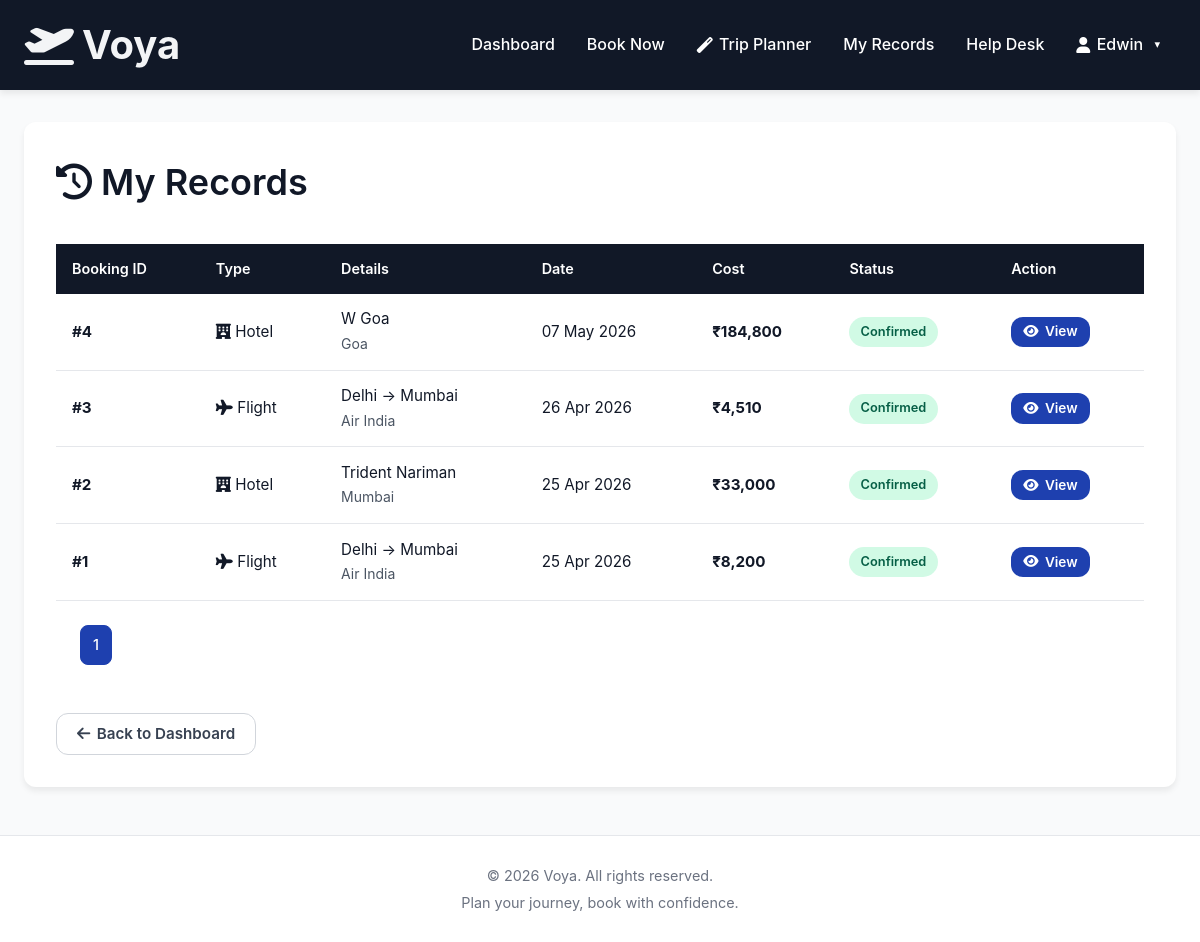
The page /customer/my-records (signed in) on the database its author committed.
### app/models.py (models this page shows, shortened)
class User(UserMixin, db.Model):
    __tablename__ = 'users'
    id = db.Column(db.Integer, primary_key=True)
    username = db.Column(db.String(100), unique=True, nullable=False)
    email = db.Column(db.String(100), unique=True, nullable=False)
    password_hash = db.Column(db.String(255), nullable=False)
    first_name = db.Column(db.String(100))
    last_name = db.Column(db.String(100))
    phone = db.Column(db.String(20))
    role = db.Column(db.String(20), default='customer')  # 'customer' or 'admin'
    is_active = db.Column(db.Boolean, default=True)
    created_at = db.Column(db.DateTime, default=datetime.utcnow)
    bookings = db.relationship('Booking', foreign_keys='Booking.user_id', backref='user', lazy=True, cascade='all, delete-orphan')
    payments = db.relationship('Payment', backref='user', lazy=True, cascade='all, delete-orphan')
    confirmed_bookings = db.relationship('Booking', foreign_keys='Booking.confirmed_by', backref='admin_confirmer')
    def is_admin(self):
        return self.role == 'admin'

class Booking(db.Model):
    __tablename__ = 'bookings'
    id = db.Column(db.Integer, primary_key=True)
    user_id = db.Column(db.Integer, db.ForeignKey('users.id'), nullable=False)
    flight_id = db.Column(db.Integer, db.ForeignKey('flights.id'))
    train_id = db.Column(db.Integer, db.ForeignKey('trains.id'))
    hotel_id = db.Column(db.Integer, db.ForeignKey('hotels.id'))
    vehicle_id = db.Column(db.Integer, db.ForeignKey('vehicles.id'))
    booking_type = db.Column(db.String(50))  # 'flight', 'train', 'hotel', 'vehicle', 'package'
    booking_status = db.Column(db.String(50), default='pending')  # 'pending', 'confirmed', 'cancelled'
    start_date = db.Column(db.Date, nullable=False)
    end_date = db.Column(db.Date)
    number_of_passengers = db.Column(db.Integer, default=1)
    number_of_rooms = db.Column(db.Integer, default=1)
    number_of_vehicles = db.Column(db.Integer, default=1)
    number_of_days = db.Column(db.Integer, default=1)
    total_cost = db.Column(db.Float, nullable=False)
    commission_amount = db.Column(db.Float, default=0.0)
    screenshot = db.Column(db.String(255))  # Flight/Train ticket screenshot
    additional_document = db.Column(db.String(255))  # Additional details uploaded
    admin_notes = db.Column(db.Text)
    confirmed_by = db.Column(db.Integer, db.ForeignKey('users.id'))  # Admin who confirmed
    confirmed_at = db.Column(db.DateTime)
    created_at = db.Column(db.DateTime, default=datetime.utcnow)
    updated_at = db.Column(db.DateTime, default=datetime.utcnow, onupdate=datetime.utcnow)
    payment = db.relationship('Payment', uselist=False, backref='booking', cascade='all, delete-orphan')

class Hotel(db.Model):
    __tablename__ = 'hotels'
    id = db.Column(db.Integer, primary_key=True)
    name = db.Column(db.String(150), nullable=False)
    city = db.Column(db.String(100), nullable=False)
    address = db.Column(db.String(255))
    description = db.Column(db.Text)
    price_per_night = db.Column(db.Float, nullable=False)
    available_rooms = db.Column(db.Integer, default=50)
    total_rooms = db.Column(db.Integer, default=50)
    rating = db.Column(db.Float, default=4.0)
    amenities = db.Column(db.String(255))  # comma separated
    created_by = db.Column(db.Integer, db.ForeignKey('users.id'))
    created_at = db.Column(db.DateTime, default=datetime.utcnow)
    bookings = db.relationship('Booking', backref='hotel', lazy=True, cascade='all, delete-orphan')

class Flight(db.Model):
    __tablename__ = 'flights'
    id = db.Column(db.Integer, primary_key=True)
    flight_number = db.Column(db.String(20), unique=True, nullable=False)
    airline = db.Column(db.String(100), nullable=False)
    departure_city = db.Column(db.String(100), nullable=False)
    arrival_city = db.Column(db.String(100), nullable=False)
    departure_time = db.Column(db.DateTime, nullable=False)   # reference time-of-day
    arrival_time = db.Column(db.DateTime, nullable=False)     # reference time-of-day
    price = db.Column(db.Float, nullable=False)
    available_seats = db.Column(db.Integer, default=200)
    total_seats = db.Column(db.Integer, default=200)
    operating_days = db.Column(db.String(100), default='Mon,Tue,Wed,Thu,Fri,Sat,Sun')  # e.g. "Mon,Wed,Fri"
    schedule_start = db.Column(db.Date)   # first date this schedule is valid
    schedule_end = db.Column(db.Date)     # last date this schedule is valid
    created_by = db.Column(db.Integer, db.ForeignKey('users.id'))
    created_at = db.Column(db.DateTime, default=datetime.utcnow)
    bookings = db.relationship('Booking', backref='flight', lazy=True, cascade='all, delete-orphan')

### app/routes/customer.py (the view)
@bp.route('/my-records')
@login_required
def my_records():
    page = request.args.get('page', 1, type=int)
    bookings = Booking.query.filter_by(user_id=current_user.id).order_by(
        Booking.created_at.desc()
    ).paginate(page=page, per_page=10)
    return render_template('customer/my_records.html', bookings=bookings)

### app/templates/customer/my_records.html (shortened to what this page needs)
{% extends "base.html" %}
{% block content %}
<div class="page-wrap">
    <h1 class="mb-4"><i class="fas fa-history"></i> My Records</h1>
    {% if bookings.items %}
    <div class="table-scroll">
        <table class="table">
            <thead>
                <tr>
                    <th>Booking ID</th>
                    <th>Type</th>
                    <th>Details</th>
                    <th>Date</th>
                    <th>Cost</th>
                    <th>Status</th>
                    <th>Action</th>
                </tr>
            </thead>
            <tbody>
                {% for booking in bookings.items %}
                <tr>
                    <td><strong>#{{ booking.id }}</strong></td>
                    <td>
                        {% if booking.booking_type == 'flight' %}<i class="fas fa-plane"></i> Flight
                        {% elif booking.booking_type == 'train' %}<i class="fas fa-train"></i> Train
                        {% elif booking.booking_type == 'hotel' %}<i class="fas fa-hotel"></i> Hotel
                        {% elif booking.booking_type == 'vehicle' %}<i class="fas fa-car"></i> Vehicle
                        {% endif %}
                    </td>
                    <td>
                        {% if booking.flight %}
                            {{ booking.flight.departure_city }} → {{ booking.flight.arrival_city }}<br>
                            <small>{{ booking.flight.airline }}</small>
                        {% elif booking.train %}
                            {{ booking.train.departure_city }} → {{ booking.train.arrival_city }}<br>
                            <small>{{ booking.train.train_name }}</small>
                        {% elif booking.hotel %}
                            {{ booking.hotel.name }}<br>
                            <small>{{ booking.hotel.city }}</small>
                        {% elif booking.vehicle %}
                            {{ booking.vehicle.vehicle_type }} in {{ booking.vehicle.city }}<br>
                            <small>#{{ booking.vehicle.vehicle_number }}</small>
                        {% endif %}
                    </td>
                    <td>{{ booking.created_at.strftime('%d %b %Y') }}</td>
                    <td><strong>₹{{ "{:,.0f}".format(booking.total_cost) }}</strong></td>
                    <td>
                        {% if booking.booking_status == 'confirmed' %}<span class="badge badge-ok">Confirmed</span>
                        {% elif booking.booking_status == 'pending' %}<span class="badge badge-warn">Pending</span>
                        {% else %}<span class="badge badge-bad">Cancelled</span>
                        {% endif %}
                    </td>
                    <td>
                        <a href="{{ url_for('customer.view_booking', booking_id=booking.id) }}" class="btn btn-sm btn-main">
                            <i class="fas fa-eye"></i> View
                        </a>
                    </td>
                </tr>
                {% endfor %}
            </tbody>
        </table>
    </div>
    <nav>
        <ul class="pagination">
            {% for page_num in bookings.iter_pages() %}
                {% if page_num %}
                    <li class="{% if page_num == bookings.page %}page-active{% endif %}">
                        <a class="page-link" href="{{ url_for('customer.my_records', page=page_num) }}">{{ page_num }}</a>
                    </li>
                {% else %}
                    <li class="page-disabled"><span class="page-link">...</span></li>
                {% endif %}
            {% endfor %}
        </ul>
    </nav>
    <a href="{{ url_for('customer.dashboard') }}" class="btn btn-ghost mt-3">
        <i class="fas fa-arrow-left"></i> Back to Dashboard
    </a>
    {% else %}
    <div class="alert alert-info">
        <i class="fas fa-info-circle"></i> You don't have any bookings yet.
        <a href="{{ url_for('customer.search_page') }}">Start booking now!</a>
    </div>
    {% endif %}
</div>
{% endblock %}

### app/templates/base.html (shortened to what this page needs)
<!DOCTYPE html>
<html lang="en">
<head>
    <link href="{{ url_for('static', filename='css/style.css') }}" rel="stylesheet">
    <link href="https://cdnjs.cloudflare.com/ajax/libs/font-awesome/6.0.0/css/all.min.css" rel="stylesheet">
</head>
<body>
    {% if request.endpoint not in ['auth.login', 'auth.register'] %}
    <nav class="nav">
        <a class="nav-brand"
            href="{% if current_user.is_authenticated %}{% if current_user.is_admin() %}{{ url_for('admin.dashboard') }}{% else %}{{ url_for('customer.dashboard') }}{% endif %}{% else %}{{ url_for('auth.login') }}{% endif %}">
            <i class="fas fa-plane-departure"></i> Voya
        </a>
        {% if current_user.is_authenticated %}
        <ul class="nav-items">
            {% if current_user.is_admin() %}
            <li><a href="{{ url_for('admin.dashboard') }}">Dashboard</a></li>
            <li><a href="{{ url_for('admin.manage_bookings') }}">Bookings</a></li>
            <li class="dropdown">
                <a class="dropdown-trigger" onclick="this.nextElementSibling.classList.toggle('open')">Services</a>
                <div class="dropdown-menu">
                    <a href="{{ url_for('admin.manage_flights') }}">Flights</a>
                    <a href="{{ url_for('admin.manage_trains') }}">Trains</a>
                    <a href="{{ url_for('admin.manage_hotels') }}">Hotels</a>
                    <a href="{{ url_for('admin.manage_vehicles') }}">Vehicles</a>
                </div>
            </li>
            <li><a href="{{ url_for('admin.manage_users') }}">Users</a></li>
            <li><a href="{{ url_for('admin.records') }}">Records</a></li>
            <li><a href="{{ url_for('admin.help_desk') }}">Help Desk</a></li>
            {% else %}
            <li><a href="{{ url_for('customer.dashboard') }}">Dashboard</a></li>
            <li><a href="{{ url_for('customer.search_page') }}">Book Now</a></li>
            <li><a href="{{ url_for('customer.planner') }}"><i class="fas fa-magic"></i> Trip Planner</a></li>
            <li><a href="{{ url_for('customer.my_records') }}">My Records</a></li>
            <li><a href="{{ url_for('customer.help_desk') }}">Help Desk</a></li>
            {% endif %}
            <li class="dropdown">
                <a class="dropdown-trigger" onclick="this.nextElementSibling.classList.toggle('open')">
                    <i class="fas fa-user"></i> {{ current_user.first_name or current_user.username }}
                </a>
            </li>
        </ul>
        {% endif %}
    </nav>
    {% endif %}
    <div class="container mt-2">
        {% block content %}{% endblock %}
    </div>
    <footer class="footer">
        <p>&copy; 2026 Voya. All rights reserved.</p>
        <p>Plan your journey, book with confidence.</p>
    </footer>
</body>
</html>

### app/static/css/style.css (style rules this page uses)
:root { --primary: #1e40af; --primary-dark: #1e3a8a; --primary-light: #eff6ff; --dark: #111827; --light: #f3f4f6; --white: #ffffff; --gray-50: #f9fafb; --gray-100: #f3f4f6; --gray-200: #e5e7eb; --gray-300: #d1d5db; --gray-400: #9ca3af; --gray-500: #6b7280; --gray-600: #4b5563; --gray-700: #374151; --gray-800: #1f2937; --gray-900: #111827; --green: #10b981; --green-light: #d1fae5; --green-dark: #065f46; --yellow: #f59e0b; --yellow-light: #fef3c7; --yellow-dark: #78350f; --red: #dc2626; --red-light: #fee2e2; --red-dark: #7f1d1d; --blue-info: #0ea5e9; --blue-info-light: #e0f2fe; --blue-info-dark: #0c4a6e; --radius: 12px; --shadow: 0 4px 6px rgba(0, 0, 0, 0.07); --shadow-lg: 0 10px 25px rgba(0, 0, 0, 0.08); --ease: all 0.2s ease; }
*, *::before, *::after { margin: 0; padding: 0; box-sizing: border-box; }
html, body { height: 100%; }
body { background: var(--gray-50); color: var(--gray-900); font-family: -apple-system, BlinkMacSystemFont, 'Segoe UI', Roboto, Oxygen, Ubuntu, Cantarell, sans-serif; font-size: 1rem; line-height: 1.6; }
h1, h2, h3, h4, h5, h6 { font-weight: 600; color: var(--gray-900); margin-bottom: 1rem; }
h1 { font-size: 2.25rem; }
p { margin-bottom: 1rem; color: var(--gray-700); }
a { color: var(--primary); text-decoration: none; transition: var(--ease); font-weight: 500; }
small { color: var(--gray-600); font-size: 0.875rem; }
ol, ul { padding-left: 1.5rem; }
.nav { background: var(--dark); padding: 0 1.5rem; box-shadow: var(--shadow); position: sticky; top: 0; z-index: 1000; height: 90px; display: flex; align-items: center; justify-content: space-between; }
.nav-brand { font-weight: 700; font-size: 40px; color: var(--light) !important; display: flex; align-items: center; gap: 0.5rem; }
.nav-items { display: flex; list-style: none; align-items: center; gap: 0; }
.nav-items a { color: var(--white) !important; padding: 0.6rem 1rem; font-weight: 500; transition: var(--ease); display: flex; align-items: center; gap: 0.4rem; white-space: nowrap; }
.dropdown { position: relative; }
.dropdown-trigger { cursor: pointer; }
.dropdown-trigger::after { content: '▾'; margin-left: 0.3rem; font-size: 0.7rem; }
.container { width: 100%; max-width: 1200px; margin: 0 auto; padding: 0 1.5rem; }
.page-wrap { background: var(--white); border-radius: var(--radius); box-shadow: var(--shadow); padding: 2rem; margin-top: 2rem; margin-bottom: 2rem; }
.btn { display: inline-flex; align-items: center; justify-content: center; gap: 0.4rem; padding: 0.6rem 1.25rem; font-weight: 600; text-align: center; text-decoration: none; border: none; border-radius: var(--radius); cursor: pointer; transition: var(--ease); font-size: 0.95rem; outline: none; line-height: 1.4; }
.btn-main { background: var(--primary); color: var(--white); }
.btn-ghost { background: var(--white); color: var(--gray-700); border: 1px solid var(--gray-300); }
.btn-sm { padding: 0.35rem 0.75rem; font-size: 0.85rem; }
.badge { display: inline-block; padding: 0.3rem 0.7rem; font-weight: 600; font-size: 0.8rem; border-radius: 20px; }
.badge-ok { background: var(--green-light); color: var(--green-dark); }
.table-scroll { overflow-x: auto; }
.table { width: 100%; border-collapse: collapse; background: var(--white); }
.table thead th { background: var(--dark); color: var(--white); font-weight: 600; padding: 0.85rem 1rem; text-align: left; font-size: 0.9rem; }
.table tbody td { padding: 0.85rem 1rem; border-bottom: 1px solid var(--gray-200); font-size: 0.95rem; }
.table tbody tr { transition: var(--ease); }
.pagination { display: flex; list-style: none; gap: 0.4rem; margin: 1.5rem 0; }
.page-link { display: block; padding: 0.45rem 0.75rem; color: var(--primary); background: var(--white); border: 1px solid var(--gray-200); border-radius: 8px; text-decoration: none; font-size: 0.9rem; transition: var(--ease); }
.page-active .page-link { background: var(--primary); color: var(--white); border-color: var(--primary); }
.footer { background: var(--white); color: var(--gray-500); text-align: center; padding: 1.5rem; margin-top: 3rem; border-top: 1px solid var(--gray-200); }
.footer p { margin: 0.25rem 0; color: var(--gray-500); font-size: 0.9rem; }
.mt-2 { margin-top: 1rem; }
.mt-3 { margin-top: 1.5rem; }
.mb-4 { margin-bottom: 2rem; }

### rows shown on the page
User: first_name "Edwin"
Booking: id "4", booking_type "hotel" (drawn), hotel.name "W Goa", hotel.city "Goa", created_at "07 May 2026", total_cost "184,800", booking_status "Confirmed"
Booking: id "3", booking_type "flight" (drawn), flight.departure_city "Delhi", flight.arrival_city "Mumbai", flight.airline "Air India", created_at "26 Apr 2026", total_cost "4,510", booking_status "Confirmed"
Booking: id "2", booking_type "hotel" (drawn), hotel.name "Trident Nariman", hotel.city "Mumbai", created_at "25 Apr 2026", total_cost "33,000", booking_status "Confirmed"
Booking: id "1", booking_type "flight" (drawn), flight.departure_city "Delhi", flight.arrival_city "Mumbai", flight.airline "Air India", created_at "25 Apr 2026", total_cost "8,200", booking_status "Confirmed"

### other values the page prints
{{ page_num }} "1"
